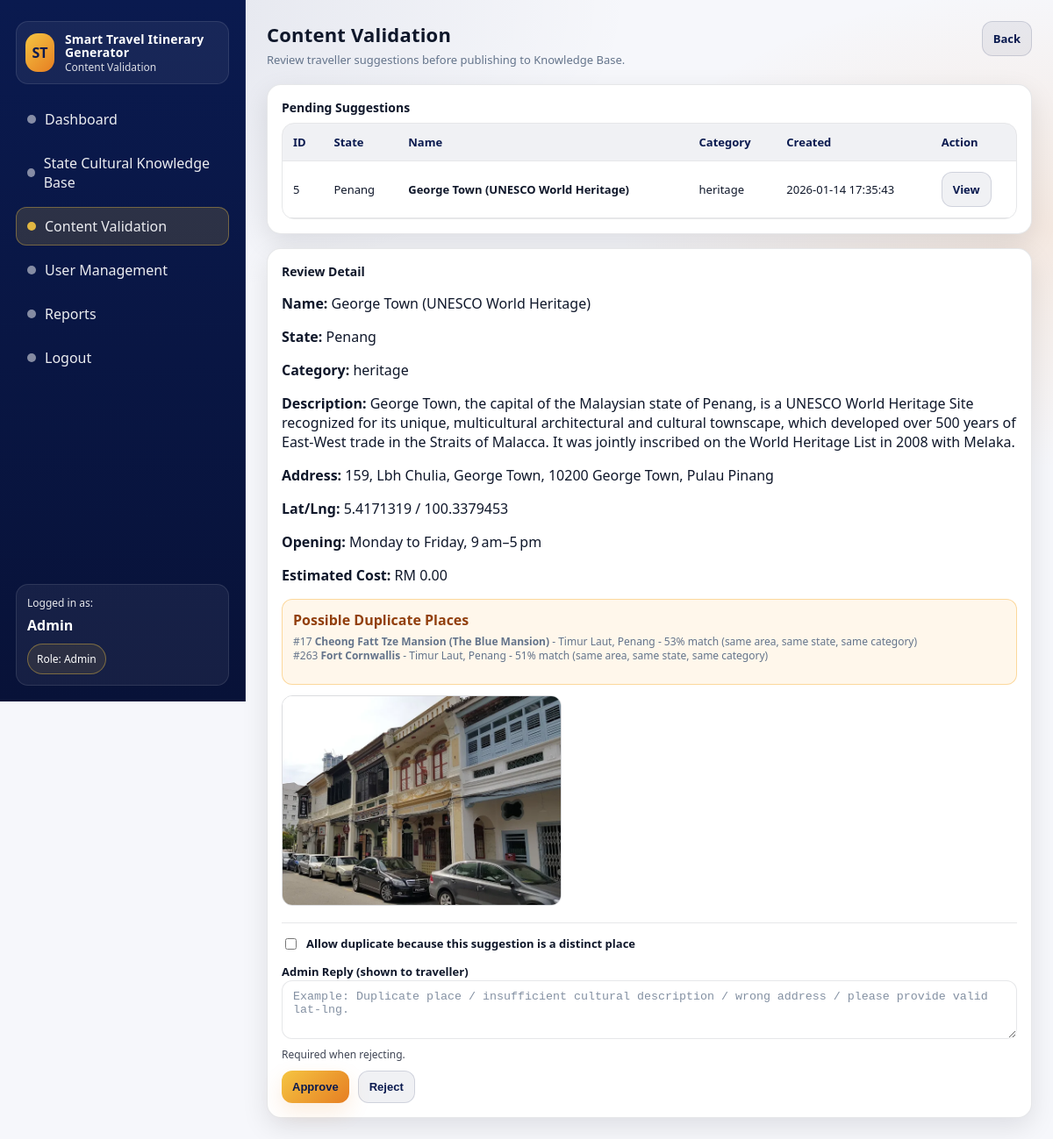
The page /admin/admin_pending.php?view_id=5 (signed in) on the database as committed earlier.
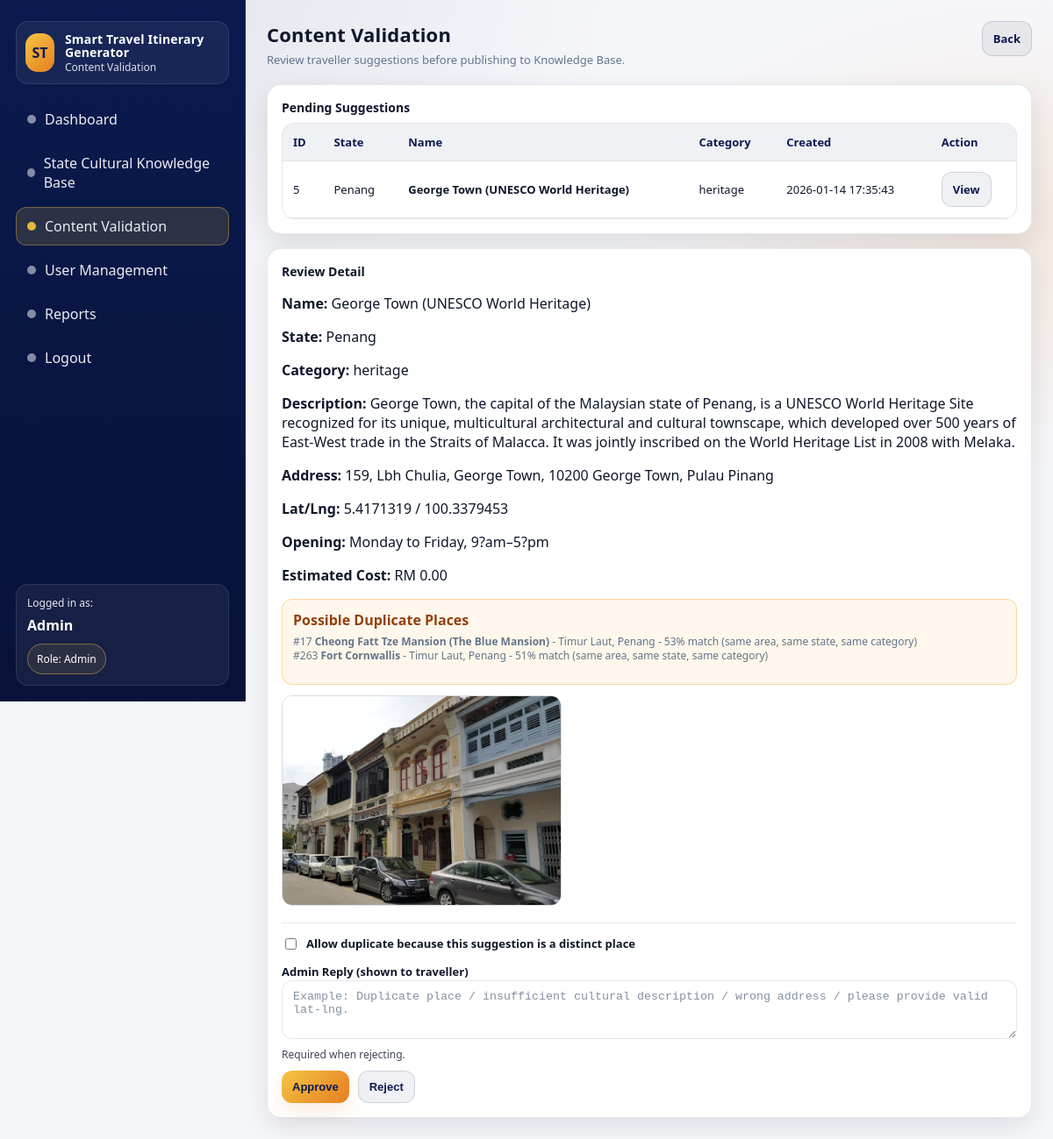
The same page on the database as committed later.
### tables this page shows
CREATE TABLE `cultural_place_suggestions` (
  `suggestion_id` int(11) NOT NULL AUTO_INCREMENT,
  `traveller_id` int(11) NOT NULL,
  `state` varchar(60) NOT NULL,
  `district` varchar(80) DEFAULT NULL,
  `category` enum('culture','heritage','museum','food','festival','nature','shopping') NOT NULL,
  `name` varchar(150) NOT NULL,
  `description` text DEFAULT NULL,
  `address` varchar(255) DEFAULT NULL,
  `latitude` decimal(10,7) DEFAULT NULL,
  `longitude` decimal(10,7) DEFAULT NULL,
  `opening_hours` varchar(1000) DEFAULT NULL,
  `estimated_cost` decimal(10,2) DEFAULT NULL,
  `image_url` varchar(1000) DEFAULT NULL,
  `status` enum('pending','approved','rejected') NOT NULL DEFAULT 'pending',
  `approved_by_admin_id` int(11) DEFAULT NULL,
  `approved_place_id` int(11) DEFAULT NULL,
  `created_at` timestamp NOT NULL DEFAULT current_timestamp(),
  `approved_at` timestamp NULL DEFAULT NULL,
  `review_note` varchar(255) DEFAULT NULL,
  PRIMARY KEY (`suggestion_id`),
  KEY `idx_status` (`status`),
  KEY `idx_state_category` (`state`,`category`),
  KEY `fk_sugg_traveller` (`traveller_id`),
  KEY `fk_sugg_admin` (`approved_by_admin_id`),
  KEY `fk_suggestions_approved_place` (`approved_place_id`),
  CONSTRAINT `fk_sugg_admin` FOREIGN KEY (`approved_by_admin_id`) REFERENCES `admins` (`admin_id`) ON DELETE SET NULL,
  CONSTRAINT `fk_sugg_traveller` FOREIGN KEY (`traveller_id`) REFERENCES `travellers` (`traveller_id`) ON DELETE CASCADE,
  CONSTRAINT `fk_suggestions_approved_place` FOREIGN KEY (`approved_place_id`) REFERENCES `cultural_places` (`place_id`) ON DELETE SET NULL ON UPDATE CASCADE
);

CREATE TABLE `cultural_places` (
  `place_id` int(11) NOT NULL AUTO_INCREMENT,
  `state` varchar(60) NOT NULL,
  `district` varchar(80) DEFAULT NULL,
  `category` enum('culture','heritage','museum','food','festival','nature','shopping') NOT NULL,
  `name` varchar(150) NOT NULL,
  `description` text DEFAULT NULL,
  `address` varchar(255) DEFAULT NULL,
  `latitude` decimal(10,7) DEFAULT NULL,
  `longitude` decimal(10,7) DEFAULT NULL,
  `opening_hours` varchar(1000) DEFAULT NULL,
  `festival_start_date` date DEFAULT NULL,
  `festival_end_date` date DEFAULT NULL,
  `estimated_cost` decimal(10,2) DEFAULT NULL,
  `entrance_fee` decimal(8,2) NOT NULL DEFAULT 0.00,
  `is_free` tinyint(1) NOT NULL DEFAULT 0,
  `image_url` varchar(1000) DEFAULT NULL,
  `halal_status` tinyint(1) DEFAULT NULL,
  `is_outdoor` tinyint(1) DEFAULT NULL,
  `visit_duration_min` int(11) NOT NULL DEFAULT 90,
  `best_time_to_visit` varchar(100) DEFAULT NULL,
  `dress_code_required` tinyint(1) DEFAULT NULL,
  `website_url` varchar(300) DEFAULT NULL,
  `phone_number` varchar(20) DEFAULT NULL,
  `avg_rating` decimal(3,2) DEFAULT NULL,
  `rating` decimal(3,2) DEFAULT NULL,
  `is_active` tinyint(1) DEFAULT 1,
  `created_by_admin_id` int(11) DEFAULT NULL,
  `created_at` timestamp NOT NULL DEFAULT current_timestamp(),
  `updated_at` timestamp NULL DEFAULT NULL ON UPDATE current_timestamp(),
  PRIMARY KEY (`place_id`),
  KEY `idx_state_category` (`state`,`category`),
  KEY `fk_place_admin` (`created_by_admin_id`),
  KEY `idx_cultural_festival_dates` (`category`,`festival_start_date`,`festival_end_date`),
  CONSTRAINT `fk_place_admin` FOREIGN KEY (`created_by_admin_id`) REFERENCES `admins` (`admin_id`) ON DELETE SET NULL
);

### services/DuplicatePlaceService.php (called while the page is built, shortened)
<?php
class DuplicatePlaceService
{
    private mysqli $conn;
    public function __construct(mysqli $conn)
    {
        $this->conn = $conn;
    }
    public function findMatches(array $candidate, int $limit = 8, ?int $excludePlaceId = null): array
    {
        $name = trim((string)($candidate["name"] ?? ""));
        $state = trim((string)($candidate["state"] ?? ""));
        $category = trim((string)($candidate["category"] ?? ""));
        $params = [];
        $types = "";
        $where = "WHERE is_active = 1";
        if ($state !== "") {
            $where .= " AND state = ?";
            $params[] = $state;
            $types .= "s";
        }
        if ($category !== "") {
            $where .= " AND category = ?";
            $params[] = $category;
            $types .= "s";
        }
        $districtCol = $this->hasColumn("cultural_places", "district") ? "district" : "NULL AS district";
        $sql = "
            SELECT place_id, name, state, {$districtCol}, category, address, latitude, longitude, estimated_cost
            FROM cultural_places
            {$where}
            ORDER BY updated_at DESC, place_id DESC
            LIMIT 500
        ";
        $stmt = $this->conn->prepare($sql);
        if ($types !== "") $stmt->bind_param($types, ...$params);
        $stmt->execute();
        $res = $stmt->get_result();
        $matches = [];
        while ($row = $res->fetch_assoc()) {
            $score = $this->score($candidate, $row);
            if ($score["score"] >= 45) {
                $row["_duplicate_score"] = $score["score"];
                $row["_duplicate_reason"] = $score["reason"];
                $row["_distance_km"] = $score["distance_km"];
                $matches[] = $row;
            }
        }
        usort($matches, fn($a, $b) => $b["_duplicate_score"] <=> $a["_duplicate_score"]);
        return array_slice($matches, 0, max(1, $limit));
    }
    private function score(array $candidate, array $place): array
    {
        $candName = $this->normalizeName((string)($candidate["name"] ?? ""));
        $placeName = $this->normalizeName((string)($place["name"] ?? ""));
        $nameScore = 0.0;
        if ($candName !== "" && $placeName !== "") {
            similar_text($candName, $placeName, $pct);
            $nameScore = $pct;
        }
        $candLat = $this->numOrNull($candidate["latitude"] ?? null);
        $candLng = $this->numOrNull($candidate["longitude"] ?? null);
        $placeLat = $this->numOrNull($place["latitude"] ?? null);
        $placeLng = $this->numOrNull($place["longitude"] ?? null);
        $distanceKm = null;
        $geoScore = 0.0;
        if ($candLat !== null && $candLng !== null && $placeLat !== null && $placeLng !== null) {
            $distanceKm = $this->distanceKm($candLat, $candLng, $placeLat, $placeLng);
            if ($distanceKm <= 0.10) $geoScore = 100.0;
            elseif ($distanceKm <= 0.30) $geoScore = 85.0;
            elseif ($distanceKm <= 1.00) $geoScore = 60.0;
            elseif ($distanceKm <= 3.00) $geoScore = 35.0;
        }
        $stateScore = strcasecmp((string)($candidate["state"] ?? ""), (string)($place["state"] ?? "")) === 0 ? 10 : 0;
        $categoryScore = strcasecmp((string)($candidate["category"] ?? ""), (string)($place["category"] ?? "")) === 0 ? 10 : 0;
        $score = max($nameScore, ($nameScore * 0.65) + ($geoScore * 0.35));
        $score = min(100, (int)round($score + (($stateScore + $categoryScore) * 0.25)));
        $reason = [];
        if ($geoScore >= 85) $reason[] = "nearby coordinates";
        elseif ($geoScore >= 60) $reason[] = "same area";
        if ($stateScore > 0) $reason[] = "same state";
        if ($categoryScore > 0) $reason[] = "same category";
        return [
            "score" => $score,
            "reason" => implode(", ", $reason),
            "distance_km" => $distanceKm,
        ];
    }
    private function normalizeName(string $value): string
    {
        $value = strtolower(trim($value));
        $value = preg_replace("/\([^)]*\)/", " ", $value);
        $value = preg_replace("/[^a-z0-9]+/", " ", $value);
        $value = preg_replace("/\b(the|restaurant|restoran|cafe|museum|muzium|temple|park|taman)\b/", " ", $value);
        return trim(preg_replace("/\s+/", " ", $value));
    }
    private function numOrNull($value): ?float
    {
        return is_numeric($value) ? (float)$value : null;
    }
    private function distanceKm(float $lat1, float $lng1, float $lat2, float $lng2): float
    {
        $earth = 6371.0;
        $dLat = deg2rad($lat2 - $lat1);
        $dLng = deg2rad($lng2 - $lng1);
        $a = sin($dLat / 2) ** 2 + cos(deg2rad($lat1)) * cos(deg2rad($lat2)) * sin($dLng / 2) ** 2;
        return $earth * 2 * atan2(sqrt($a), sqrt(1 - $a));
    }
    private function hasColumn(string $table, string $column): bool
    {
        $table = $this->conn->real_escape_string($table);
        $column = $this->conn->real_escape_string($column);
        $res = $this->conn->query("SHOW COLUMNS FROM `$table` LIKE '$column'");
        return $res && $res->num_rows > 0;
    }
}

### admin/admin_pending.php (the view, shortened to what the rows shown need)
<?php
require_once "../config/db_connect.php";
require_once "../services/DuplicatePlaceService.php";
$viewId = (int)($_GET["view_id"] ?? 0);
$viewRow = null;
if ($viewId > 0) {
    $stmt = $conn->prepare("
    SELECT s.*, t.full_name AS traveller_name
    FROM cultural_place_suggestions s
    LEFT JOIN travellers t ON t.traveller_id = s.traveller_id
    WHERE s.suggestion_id = ?
    LIMIT 1
  ");
    $stmt->bind_param("i", $viewId);
    $stmt->execute();
    $viewRow = $stmt->get_result()->fetch_assoc();
}
$duplicateMatches = [];
if ($viewRow) {
    $dupeService = new DuplicatePlaceService($conn);
    $duplicateMatches = $dupeService->findMatches($viewRow, 6);
}
$stmt = $conn->prepare("
  SELECT suggestion_id, state, category, name, created_at
  FROM cultural_place_suggestions
  WHERE status='pending'
  ORDER BY suggestion_id DESC
");
$stmt->execute();
$list = $stmt->get_result();
?>
<!DOCTYPE html>
<html lang="en">
<head>
    <link rel="stylesheet" href="../assets/dashboard_style.css">
</head>
<body>
    <div class="app">
        <main class="content">
            <div class="topbar">
                <div class="page-title">
                    <h1>Content Validation</h1>
                </div>
            </div>
            <section class="grid">
                <div class="card col-12">
                    <div class="table-wrap">
                        <table>
                            <thead>
                                <tr>
                                    <th>ID</th>
                                    <th>State</th>
                                    <th>Name</th>
                                    <th>Category</th>
                                    <th>Created</th>
                                    <th>Action</th>
                                </tr>
                            </thead>
                            <tbody>
                                <?php while ($r = $list->fetch_assoc()): ?>
                                    <tr>
                                        <td><?php echo (int)$r["suggestion_id"]; ?></td>
                                        <td><?php echo htmlspecialchars($r["state"]); ?></td>
                                        <td><strong><?php echo htmlspecialchars($r["name"]); ?></strong></td>
                                        <td><?php echo htmlspecialchars($r["category"]); ?></td>
                                        <td><?php echo htmlspecialchars($r["created_at"]); ?></td>
                                        <td>
                                            <a class="btn btn-ghost" href="admin_pending.php?view_id=<?php echo (int)$r["suggestion_id"]; ?>">View</a>
                                        </td>
                                    </tr>
                                <?php endwhile; ?>
                            </tbody>
                        </table>
                    </div>
                </div>
                <div class="card col-12">
                    <h3>Review Detail</h3>
                    <?php if (!$viewRow): ?>
                        <p class="meta">Select a pending suggestion from the list.</p>
                    <?php else: ?>
                        <p><strong>Name:</strong> <?php echo htmlspecialchars($viewRow["name"]); ?></p>
                        <p><strong>State:</strong> <?php echo htmlspecialchars($viewRow["state"]); ?></p>
                        <p><strong>Category:</strong> <?php echo htmlspecialchars($viewRow["category"]); ?></p>
                        <p><strong>Description:</strong> <?php echo nl2br(htmlspecialchars($viewRow["description"] ?? "-")); ?></p>
                        <p><strong>Address:</strong> <?php echo htmlspecialchars($viewRow["address"] ?? "-"); ?></p>
                        <p><strong>Lat/Lng:</strong> <?php echo htmlspecialchars(($viewRow["latitude"] ?? "-") . " / " . ($viewRow["longitude"] ?? "-")); ?></p>
                        <p><strong>Opening:</strong> <?php echo htmlspecialchars($viewRow["opening_hours"] ?? "-"); ?></p>
                        <p><strong>Estimated Cost:</strong> RM <?php echo number_format((float)($viewRow["estimated_cost"] ?? 0), 2); ?></p>
                        <?php if (!empty($duplicateMatches)): ?>
                            <div style="border:1px solid rgba(245,158,11,.35); background:rgba(245,158,11,.08); border-radius:12px; padding:12px; margin:12px 0;">
                                <strong style="color:#92400e;">Possible Duplicate Places</strong>
                                <div class="meta" style="margin-top:6px;">
                                    <?php foreach ($duplicateMatches as $m): ?>
                                        <div>
                                            #<?php echo (int)$m["place_id"]; ?>
                                            <strong><?php echo htmlspecialchars($m["name"]); ?></strong>
                                            - <?php echo htmlspecialchars(trim(($m["district"] ?? "") . ", " . ($m["state"] ?? ""), " ,")); ?>
                                            - <?php echo (int)$m["_duplicate_score"]; ?>% match
                                            (<?php echo htmlspecialchars($m["_duplicate_reason"]); ?>)
                                        </div>
                                    <?php endforeach; ?>
                                </div>
                            </div>
                        <?php endif; ?>
                        <?php if (!empty($viewRow["image_url"])): ?>
                            <div style="margin-top:10px;">
                                <img src="../<?php echo htmlspecialchars($viewRow["image_url"]); ?>"
                                    style="max-width:100%; max-height:240px; border-radius:12px; border:1px solid rgba(15,23,42,0.15);"
                                    alt="suggested image">
                            </div>
                        <?php endif; ?>
                        <hr class="sep">
                        <form method="post" action="admin_pending_process.php" style="display:grid; gap:10px;">
                            <?php if (!empty($duplicateMatches)): ?>
                                <label style="display:flex; gap:8px; align-items:center; font-size:13px; font-weight:800;">
                                    <input type="checkbox" name="allow_duplicate" value="1">
                                    Allow duplicate because this suggestion is a distinct place
                                </label>
                            <?php endif; ?>
                            <div>
                                <label style="font-size:13px; font-weight:800;">Admin Reply (shown to traveller)</label><br>
                                <textarea name="review_note" rows="3" maxlength="255"
                                    placeholder="Example: Duplicate place / insufficient cultural description / wrong address / please provide valid lat-lng."
                                    style="width:100%; padding:10px 12px; border-radius:12px; border:1px solid rgba(15,23,42,0.10);"></textarea>
                                <div style="font-size:12px; opacity:.8; margin-top:4px;">Required when rejecting.</div>
                            </div>
                            <div style="display:flex; gap:10px; flex-wrap:wrap;">
                                <button class="btn btn-primary" type="submit" name="action" value="approve"
                                    onclick="return confirm('Approve & publish to Knowledge Base?');">Approve</button>
                                <button class="btn btn-ghost" type="submit" name="action" value="reject"
                                    onclick="return confirm('Reject this suggestion?');">Reject</button>
                            </div>
                        </form>
                    <?php endif; ?>
                </div>
            </section>
        </main>
    </div>
</body>
</html>

Rows that differ between the two databases and show on the page:
changed cultural_place_suggestions "Penang": opening_hours "Monday to Friday, 9 am–5 pm" → "Monday to Friday, 9?am–5?pm"
